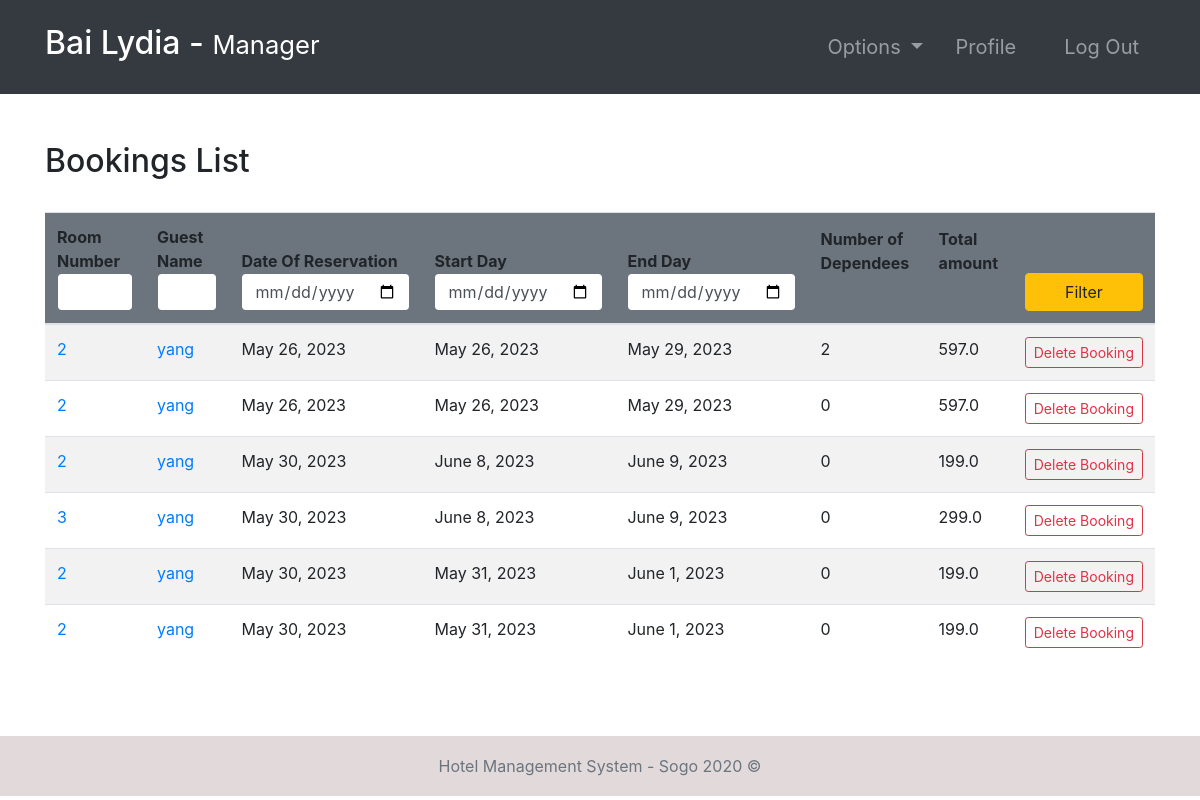
The page /bookings/ (signed in) on the database its author committed.
### room/models.py (models this page shows, shortened)
class Booking(models.Model):
    roomNumber = models.ForeignKey(Room, on_delete=models.CASCADE)
    guest = models.ForeignKey(Guest, null=True, on_delete=models.CASCADE)
    dateOfReservation = models.DateField(default=timezone.now)
    startDate = models.DateField()
    endDate = models.DateField()
    def numOfDep(self):
        return Dependees.objects.filter(booking=self).count()

class Room(models.Model):
    ROOM_TYPES = (
        ('King', 'King'),
        ('Luxury', 'Luxury'),
        ('Normal', 'Normal'),
        ('Economic', 'Economic'),
    )
    number = models.IntegerField(primary_key=True)
    capacity = models.SmallIntegerField()
    numberOfBeds = models.SmallIntegerField()
    roomType = models.CharField(max_length=20, choices=ROOM_TYPES)
    price = models.FloatField()
    statusStartDate = models.DateField(null=True)
    statusEndDate = models.DateField(null=True)

### accounts/models.py (models this page shows, shortened)
class Guest(models.Model):
    user = models.OneToOneField(User, null=True, on_delete=models.CASCADE)
    phoneNumber = PhoneNumberField(unique=True)

### room/views.py (the view, shortened to what this page needs)
# urls.py: path('bookings/', bookings, name="bookings"),
@login_required(login_url='login')
def bookings(request):
    import datetime
    role = str(request.user.groups.all()[0])
    path = role + "/"
    bookings = Booking.objects.all()
    totals = {}  # <booking : total>
    for booking in bookings:
        start_date = datetime.datetime.strptime(
            str(booking.startDate), "%Y-%m-%d")
        end_date = datetime.datetime.strptime(str(booking.endDate), "%Y-%m-%d")
        numberOfDays = abs((end_date-start_date).days)
        price = Room.objects.get(number=booking.roomNumber.number).price
        total = price * numberOfDays
        totals[booking] = total
    context = {
        "role": role,
        'bookings': bookings,
        'totals': totals
    }
    return render(request, path + "bookings.html", context)

### Templates/manager/bookings.html
{% extends '../index.html' %}
{% block context %}
{% include '../common_pages/bookings.html' %}
{% endblock %}

### Templates/incs/nav.html (shortened to what this page needs)
<nav class="navbar navbar-dark bg-dark navbar-expand-lg py-3 " role="navigation">
    <div class="container">
        <a href="" class="navbar-brand">
            <h2 class="text-capitalize">
                {{ request.user.first_name }} {{ request.user.last_name }} -
                <small>
                    {{ role }}
                </small>
            </h2>
        </a>
        <div class="collapse navbar-collapse" id="navbarTags">
            <ul class="navbar-nav ml-auto">
                <li class="nav-item dropdown p-2">
                    <a class="nav-link dropdown-toggle" href="#" id="navbarDropdown" role="button"
                        data-toggle="dropdown" aria-haspopup="true" aria-expanded="false">
                        Options
                    </a>
                </li>
                <li class="nav-item mr-3 p-2">
                    {% if role == 'staff' or role == 'receptionist' or role == 'admin' or role == 'manager' %}
                    <a href="{% url 'employee-profile' user.id %}" class="nav-link">Profile</a>
                    {% endif %}
                </li>
                <li class="nav-item p-2 ">
                    <a href="{% url 'logout' %}" class="nav-link">Log Out</a>
                </li>
            </ul>
        </div>
    </div>
</nav>

### Templates/common_pages/bookings.html (shortened to what this page needs)
<div class="container py-5">
    <div class="table-header row">
        <div class="col-sm-12 col-md-12 col-lg-4 mb-4">
            <h2>Bookings List</h2>
        </div>
    </div>
    <table class="table table-hover table-striped">
        <thead class="bg-secondary rounded">
            <tr>
                <form action="" method="POST">
                    <th>Room Number<input type="number" min="0" name="number" value="{{number}}"
                            class="form-control border border-secondary"></th>
                    <th>Guest Name<input type="text" name="name" value="{{name}}"
                            class="form-control border border-secondary"></th>
                    <th>Date Of Reservation<input type="date" name="rez" value="{{rez}}"
                            class="form-control border border-secondary"></th>
                    <th>Start Day<input type="date" name="fd" value="{{fd}}"
                            class="form-control border border-secondary"></th>
                    <th>End Day<input type="date" name="ed" value="{{ed}}" class="form-control border border-secondary">
                    </th>
                    <th class="pb-5">Number of Dependees</th>
                    <th class="pb-5">Total amount</th>
                    <th><button type="submit" name="filter" class="btn btn-warning w-100">Filter</button></th>
                </form>
            </tr>
        </thead>
        <tbody>
            {% for b in bookings %}
            <tr>
                <td><a href="{% url 'room-profile' b.roomNumber.number %}">{{b.roomNumber.number}}</a></td>
                <td><a href="{% url 'guest-profile' b.guest.user.id %}">{{b.guest.user.first_name}}</a></td>
                <td>{{ b.dateOfReservation }}</td>
                <td>{{ b.startDate }}</td>
                <td>{{ b.endDate }}</td>
                <td>{{ b.numOfDep }}</td>
                <td>
                    {% for key, value in totals.items %}
                    {% if key == b %}
                    {{ value }}
                    {% endif %}
                    {% endfor %}
                </td>
                {% if role == "admin" or role == 'manager' %}
                <td> <a href="{% url 'deleteBooking' b.id %}"
                        class="btn btn-sm btn-outline-danger">Delete&nbsp;Booking</a></td>
                {% endif %}
            </tr>
            {% endfor %}
        </tbody>
    </table>
</div>

### static/css/main.css (style rules this page uses)
* { margin: 0; padding: 0; -webkit-font-smoothing: antialiased; }
body { position: relative; }
nav .nav-item { font-size: 20px; }

### rows shown on the page
Booking: roomNumber.number "2", guest.user.first_name "yang", dateOfReservation "May 26, 2023", startDate "May 26, 2023", endDate "May 29, 2023", numOfDep "2", value "597.0"
Booking: roomNumber.number "2", guest.user.first_name "yang", dateOfReservation "May 26, 2023", startDate "May 26, 2023", endDate "May 29, 2023", numOfDep "0", value "597.0"
Booking: roomNumber.number "2", guest.user.first_name "yang", dateOfReservation "May 30, 2023", startDate "June 8, 2023", endDate "June 9, 2023", numOfDep "0", value "199.0"
Booking: roomNumber.number "3", guest.user.first_name "yang", dateOfReservation "May 30, 2023", startDate "June 8, 2023", endDate "June 9, 2023", numOfDep "0", value "299.0"
Booking: roomNumber.number "2", guest.user.first_name "yang", dateOfReservation "May 30, 2023", startDate "May 31, 2023", endDate "June 1, 2023", numOfDep "0", value "199.0"
Booking: roomNumber.number "2", guest.user.first_name "yang", dateOfReservation "May 30, 2023", startDate "May 31, 2023", endDate "June 1, 2023", numOfDep "0", value "199.0"

### other values the page prints
{{ request.user.first_name }} "Bai"
{{ request.user.last_name }} "Lydia"
{{ role }} "Manager"
